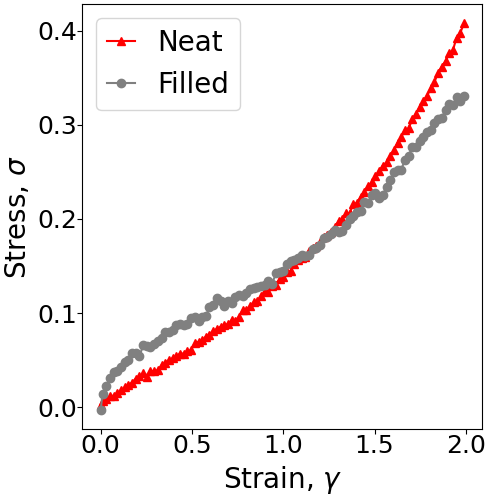

Generate this figure with Python:
#!/usr/bin/env python3
# -*- coding: utf-8 -*-
"""
created on Fri March 3 05:48:00 2023

@author: pierrekawak
"""

import sys
import numpy as np
import matplotlib.pyplot as plt
import matplotlib
#matplotlib.use('tkagg')
import pandas as pd

# figure settings
test = 1
fontsize  = 20
labelsize = 18
figsize   = (4.9, 5.0)
bin       = 1
num_bins  = 20
pt_to_in  = 72
filter_min_shear = 0.0
filter_shear = 500
#figsize   = (180/pt_to_in, 190/pt_to_in)
neat_marker = "^"
filled_marker = "o"
neat_color = "r"
filler_color = "b"
filled_color = "#808080"
polymer_color = "r"

# constants
Npolymer = 102500
Nfiller  = 51450
Ntotal   = Npolymer+Nfiller

neat_file_name   = "../data_files/neat_deform_dataframe.out"
filled_file_name = "../data_files/filled_deform_dataframe.out"
neat_base_file_name   = "../data_files/neat_npt_dataframe.out"
filled_base_file_name = "../data_files/filled_npt_dataframe.out"

neat_df          = pd.read_csv(neat_file_name)
filled_df        = pd.read_csv(filled_file_name)
neat_base_df     = pd.read_csv(neat_base_file_name)
filled_base_df   = pd.read_csv(filled_base_file_name)
neat_df       ["pnorm"] = neat_df["v_pyy"] + neat_df["v_pzz"]
filled_df     ["pnorm"] = filled_df["v_pyy"] + filled_df["v_pzz"]
neat_base_df  ["pnorm"] = neat_base_df["v_pyy"] + neat_base_df["v_pzz"]
filled_base_df["pnorm"] = filled_base_df["v_pyy"] + filled_base_df["v_pzz"]

neat_df          = neat_df[neat_df["v_shear_shift"] < filter_shear]
filled_df        = filled_df[filled_df["v_shear_shift"] < filter_shear]
neat_base_df     = neat_base_df[neat_base_df["v_shear_shift"] < filter_shear]
filled_base_df   = filled_base_df[filled_base_df["v_shear_shift"] < filter_shear]
neat_df          = neat_df[neat_df["v_shear_shift"] > filter_min_shear]
filled_df        = filled_df[filled_df["v_shear_shift"] > filter_min_shear]
neat_base_df     = neat_base_df[neat_base_df["v_shear_shift"] > filter_min_shear]
filled_base_df   = filled_base_df[filled_base_df["v_shear_shift"] > filter_min_shear]

neat_base_df     = neat_base_df.mean()
filled_base_df   = filled_base_df.mean()

if bin:
  bins = np.linspace(np.amin(neat_df["Time"]), np.amax(neat_df["Time"])+1, int(len(neat_df["Time"])/num_bins))
  neat_df["Time_Binned"] = pd.cut(neat_df["Time"], bins, right=False)
  neat_df = neat_df.groupby("Time_Binned", as_index=False).mean()

  bins = np.linspace(np.amin(filled_df["Time"]), np.amax(filled_df["Time"])+1, int(len(filled_df["Time"])/num_bins))
  filled_df["Time_Binned"] = pd.cut(filled_df["Time"], bins, right=False)
  filled_df = filled_df.groupby("Time_Binned", as_index=False).mean()

# gotta add the quiescent at 0
neat_shear    = np.append(0, neat_df["v_shear_shift"])
filled_shear  = np.append(0, filled_df["v_shear_shift"])
neat_stress   = np.append(neat_base_df["v_pxx"], neat_df["v_pxx"])
filled_stress = np.append(filled_base_df["v_pxx"], filled_df["v_pxx"])
neat_stress_norm   = -np.append(neat_base_df["pnorm"], neat_df["pnorm"])
filled_stress_norm = -np.append(filled_base_df["pnorm"], filled_df["pnorm"])
neat_stress_norm   = -neat_df["pnorm"]
filled_stress_norm = -filled_df["pnorm"]

filled_polymer_pi = np.append(filled_base_df["c_pxx_polymer[1]"]/Npolymer, filled_df["c_pxx_polymer[1]"]/Npolymer)
filled_filler_pi  = np.append(filled_base_df["c_pxx_filler[1]"]/Nfiller, filled_df["c_pxx_filler[1]"]/Nfiller)

filled_polymer_pi_norm = -np.append(filled_base_df["c_pxx_polymer[2]"]/Npolymer + filled_base_df["c_pxx_polymer[3]"]/Npolymer, filled_df["c_pxx_polymer[2]"]/Npolymer + filled_df["c_pxx_polymer[3]"]/Npolymer)
filled_filler_pi_norm  = -np.append(filled_base_df["c_pxx_filler[2]"]/Nfiller   + filled_base_df["c_pxx_filler[3]"]/Nfiller  , filled_df["c_pxx_filler[2]"]/Nfiller   + filled_df["c_pxx_filler[3]"]/Nfiller  )
filled_polymer_pi_norm = -filled_df["c_pxx_polymer[2]"]/Npolymer - filled_df["c_pxx_polymer[3]"]/Npolymer
filled_filler_pi_norm  = -filled_df["c_pxx_filler[2]"]/Nfiller   - filled_df["c_pxx_filler[3]"]/Nfiller

filled_polymer_stress = np.append(filled_base_df["c_pxx_polymer[1]"]/Ntotal, filled_df["c_pxx_polymer[1]"]/Ntotal)
filled_filler_stress  = np.append(filled_base_df["c_pxx_filler[1]"]/Ntotal, filled_df["c_pxx_filler[1]"]/Ntotal)

filled_polymer_stress_norm = -np.append(filled_base_df["c_pxx_polymer[2]"]/Ntotal + filled_base_df["c_pxx_polymer[3]"]/Ntotal, filled_df["c_pxx_polymer[2]"]/Ntotal + filled_df["c_pxx_polymer[3]"]/Ntotal)
filled_filler_stress_norm  = -np.append(filled_base_df["c_pxx_filler[2]"]/Ntotal   + filled_base_df["c_pxx_filler[3]"]/Ntotal  , filled_df["c_pxx_filler[2]"]/Ntotal   + filled_df["c_pxx_filler[3]"]/Ntotal  )
filled_polymer_stress_norm = -filled_df["c_pxx_polymer[2]"]/Ntotal - filled_df["c_pxx_polymer[3]"]/Ntotal
filled_filler_stress_norm  = -filled_df["c_pxx_filler[2]"]/Ntotal  - filled_df["c_pxx_filler[3]"]/Ntotal

import os
basename = os.path.splitext(__file__)[0]

def common_format(ax):
  ax.set_ylabel(r"Stress, $\sigma$", fontsize=fontsize)
  #ax.set_ylabel(r"Stress, $\sigma_{\mathrm{extensional}}$", fontsize=fontsize)
  ax.tick_params(axis='both', labelsize=labelsize, pad=0)
  ax.set_xlabel(r"Strain, $\gamma$", fontsize=fontsize)
  ax.legend(loc='best', fontsize=fontsize, handlelength=1.0)
  if test == 0:
    plt.subplots_adjust(left=0.1, bottom=0.1, right=0.999, top=0.999)

fig, ax = plt.subplots(1, 1, sharex=True, figsize=figsize, constrained_layout=test)
ax.plot(neat_shear  , neat_stress  , marker=neat_marker  , color=neat_color, label="Neat")
ax.plot(filled_shear, filled_stress, marker=filled_marker, color=filled_color, label="Filled")
common_format(ax)
plt.savefig(basename+".png")

fig, ax = plt.subplots(1, 1, sharex=True, figsize=figsize, constrained_layout=test)
#ax.plot(neat_shear  , neat_stress  , marker=neat_marker  , color=neat_color  , alpha=0.3, label="Neat")
ax.plot(filled_shear, filled_stress, marker=filled_marker, color=filled_color, label="Total")
ax.plot(filled_shear, filled_filler_stress , marker=filled_marker, color=filler_color, label="Filler")
ax.plot(filled_shear, filled_polymer_stress, marker=filled_marker, color=polymer_color, label="Polymer")
common_format(ax)
plt.savefig(basename+".groups.png")

fig, ax = plt.subplots(1, 1, sharex=True, figsize=figsize, constrained_layout=test)
ax.plot(filled_shear, filled_stress-neat_stress, marker=filled_marker, label="Total")
#ax.plot(filled_shear, filled_filler_stress , marker=filled_marker, label="Filler")
#ax.plot(filled_shear, filled_polymer_stress-neat_stress, marker=filled_marker, label="Polymer")
ax.set_ylabel(r"$\sigma_{\mathrm{Filled}} - \sigma_{\mathrm{Neat}}$", fontsize=fontsize)#, labelpad=10)
ax.tick_params(axis='both', labelsize=labelsize, pad=0)
ax.set_xlabel(r"Strain, $\gamma$", fontsize=fontsize)
plt.savefig(basename+".diff.png")

fig, ax = plt.subplots(1, 1, sharex=True, figsize=figsize, constrained_layout=test)
ax.plot(neat_shear[1:]  , neat_stress_norm  , marker=neat_marker  , color=neat_color, label="Neat")
ax.plot(filled_shear[1:], filled_stress_norm, marker=filled_marker, color=filled_color, label="Filled")
common_format(ax)
ax.set_ylabel(r"$P_{\mathrm{normal}}$", fontsize=fontsize)
plt.savefig(basename+".norm.png")

fig, ax = plt.subplots(1, 1, sharex=True, figsize=figsize, constrained_layout=test)
#ax.plot(neat_shear  , neat_stress_norm  , marker=neat_marker  , color=neat_color  , alpha=0.3, label="Neat")
ax.plot(filled_shear[1:], filled_stress_norm, marker=filled_marker, color=filled_color, label="Total")
ax.plot(filled_shear[1:], filled_filler_stress_norm , marker=filled_marker, color=filler_color, label="Filler")
ax.plot(filled_shear[1:], filled_polymer_stress_norm, marker=filled_marker, color=polymer_color, label="Polymer")
common_format(ax)
ax.set_ylabel(r"$P_{\mathrm{normal}}$", fontsize=fontsize)
plt.savefig(basename+".norm.groups.png")

fig, ax = plt.subplots(1, 1, sharex=True, figsize=figsize, constrained_layout=test)
ax.plot(filled_shear[1:], filled_stress_norm-neat_stress_norm, marker=filled_marker, label="Total")
ax.plot(filled_shear[1:], filled_filler_stress_norm , marker=filled_marker, label="Filler")
ax.plot(filled_shear[1:], filled_polymer_stress_norm-neat_stress_norm, marker=filled_marker, label="Polymer")
common_format(ax)
ax.set_ylabel(r"$\sigma_{\mathrm{Filled}} - \sigma_{\mathrm{Neat}}$", fontsize=fontsize)#, labelpad=10)
plt.savefig(basename+".norm.diff.png")
